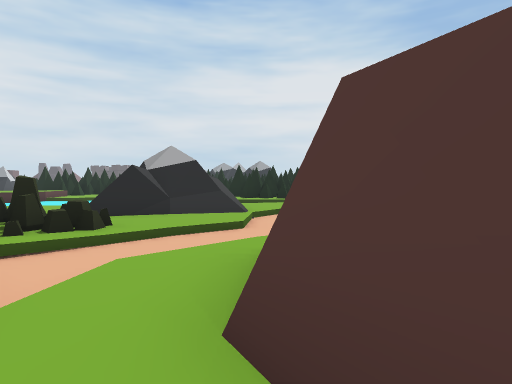
[1] (above)

16 first-person views from a walk through a Unity game level. The camera is 1.4 m above the floor, tilts 2° down and sees 75° across. The floor is counted in squares, 2 m on a side. Each view is taken from the middle of a square. On the plan, view 1 faces up. The plan holds only what a view shows up to about 10 squares ahead; the rest is blank. The place goes on beyond the plan. The player character is not drawn.

[2]
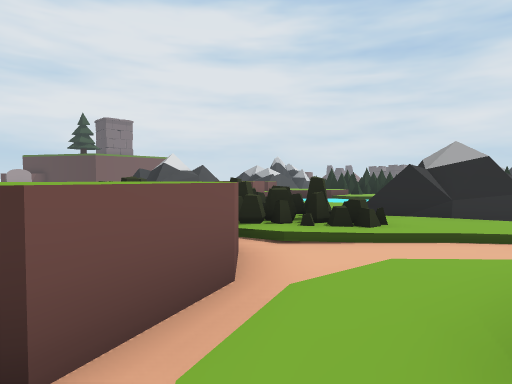

[3]
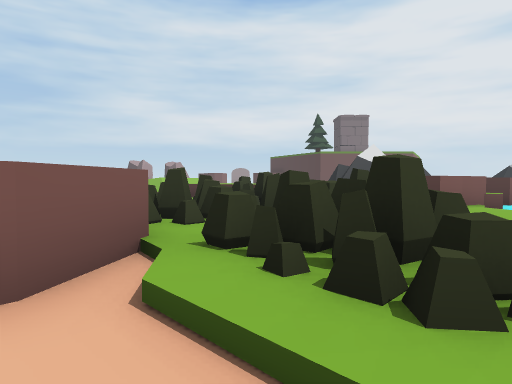

[4]
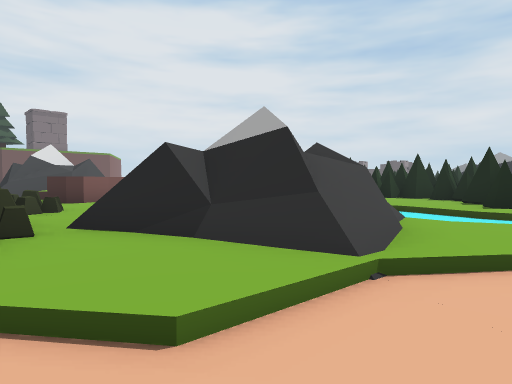

[5]
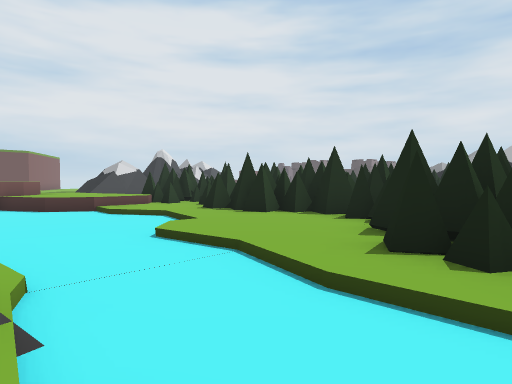

[6]
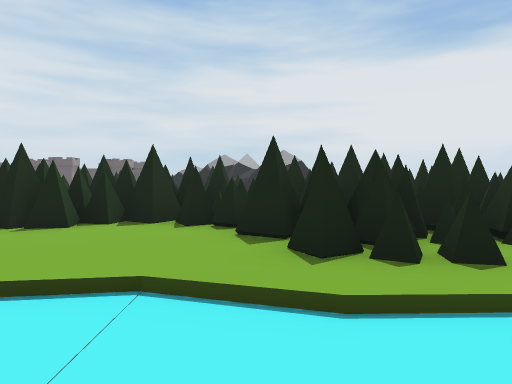

[7]
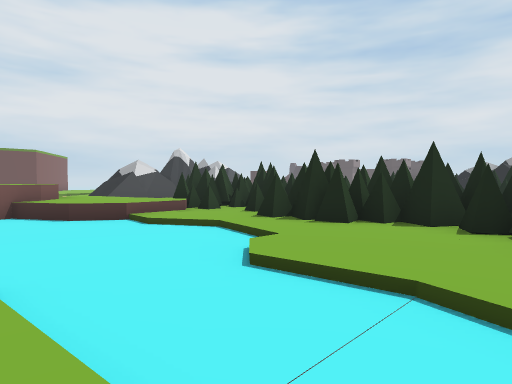

[8]
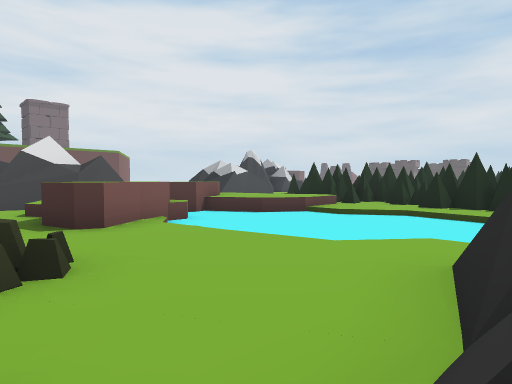

[9]
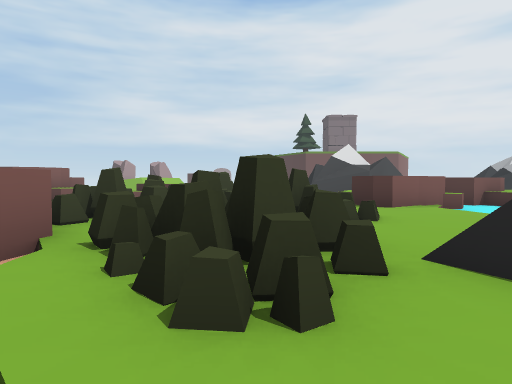

[10]
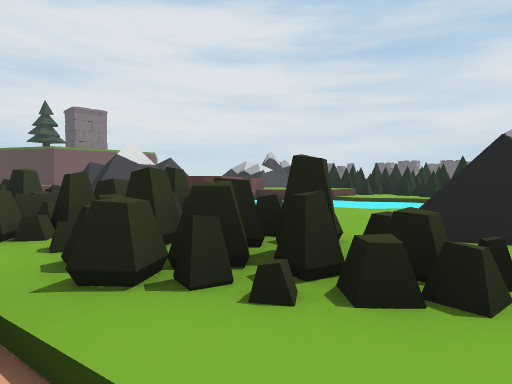

[11]
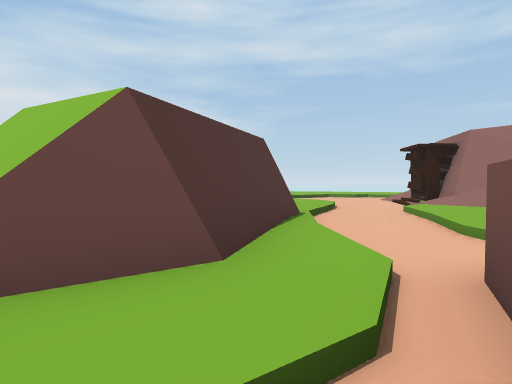

[12]
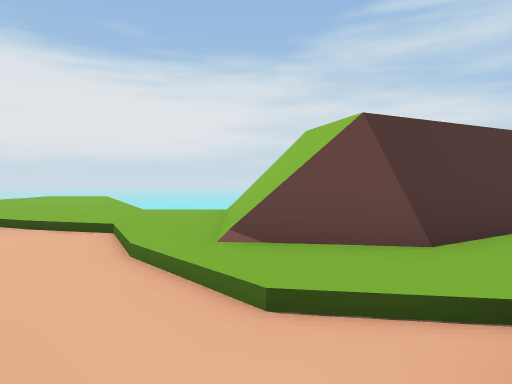

[13]
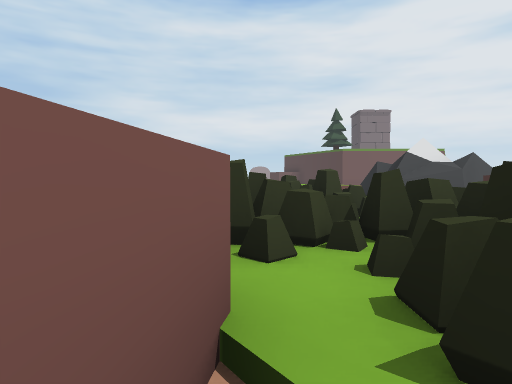

[14]
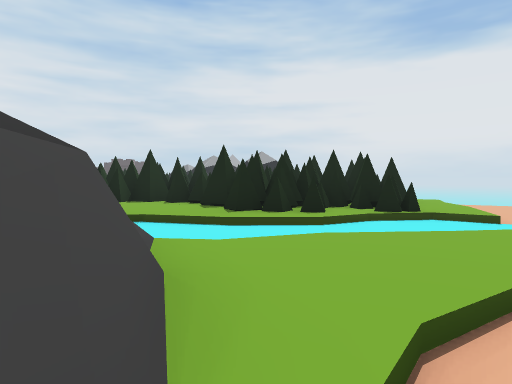

[15]
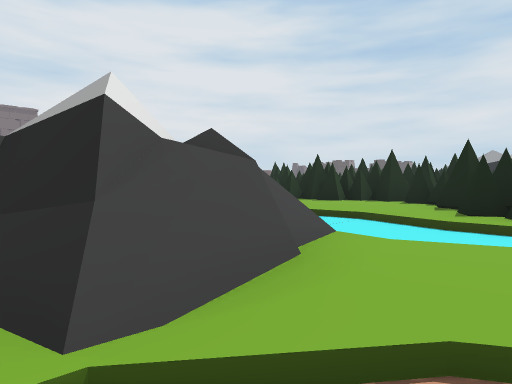

[16]
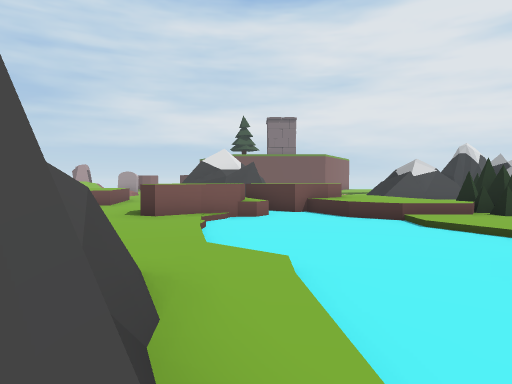

### Floor plan
Key: @ floor where view 1 was taken; # wall or solid block; x gap in a wall; . main floor; - floor 0.25 m lower than the main floor; : floor 0.5 m higher than the main floor; / step, stairs or slope; = window, fence, low wall or low ledge; ≈ liquid the walk keeps out of; ^ raised ledge; T pine tree; O other object.
Columns run from 15 left of view 1 to 1 right of it. Each row starts with its distance up from view 1.
 19          #  ## TT
 18          ###### T
 17     x######### T
 16     /########TTTT
 15      //..###..TTT
 14     :::..≈≈...TTT
 13    ::::≈≈≈≈≈...TT
 12    OO:≈≈≈≈≈≈≈≈≈≈≈
 11     OO≈≈≈≈≈≈≈≈≈≈≈
 10  ## OOO≈≈≈≈..//..
  9 #=/   O≈≈...##=..
  8 ##// OOO....###/-
  7  #/......O..###/-
  6     ... OO.O.../-
  5     = O OOOOO./-/
  4      OOOOOOO//-//
  3       OOOOO^--/=/
  2         OOO #^.##
  1            ^^^//#
  0             ^^-@=
 -1               --#

Where each view was taken, in squares from view 1:
view 1: 0 up, 0 right, facing up
view 2: 0 up, 0 right, facing up-left
view 3: 4 up, 1 left, facing left
view 4: 5 up, 1 right, facing up-left
view 5: 10 up, 1 right, facing up-left
view 6: 10 up, 1 left, facing up
view 7: 10 up, 1 left, facing up-left
view 8: 6 up, 3 left, facing up-left
view 9: 5 up, 1 left, facing left
view 10: 3 up, 2 left, facing up-left
view 11: 3 up, 2 left, facing down-right
view 12: 3 up, 3 left, facing right
view 13: 3 up, 3 left, facing left
view 14: 7 up, 0 right, facing up
view 15: 7 up, 1 right, facing up-left
view 16: 10 up, 1 left, facing left
